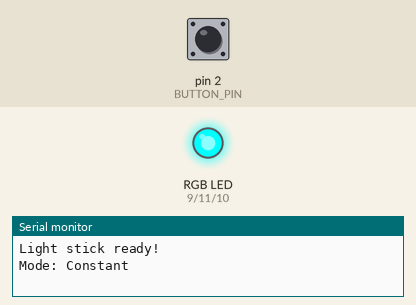
Bench run of a sketch on a simulated Arduino Uno, built with avr-gcc and run on an emulated ATmega328P. On the bench: an RGB LED mixed from three pins (HIGH = lit), the last lines printed to the serial monitor. Dashed ring = blinking. Inputs (shaded band) come from the test bench; at power-on: pin 2 (BUTTON_PIN) HIGH.

Above: at 1.2 s.
1.3 s: pin 2 (BUTTON_PIN) pulled LOW for 1 s
At 2.78 s:
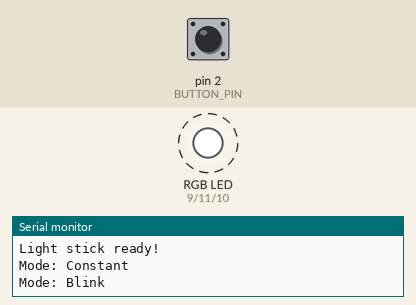
5.3 s: pin 2 (BUTTON_PIN) pulled LOW for 0.15 s
At 6.08 s:
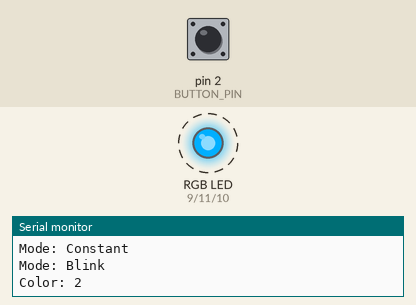
8.3 s: pin 2 (BUTTON_PIN) pulled LOW for 3.2 s
At 9.72 s:
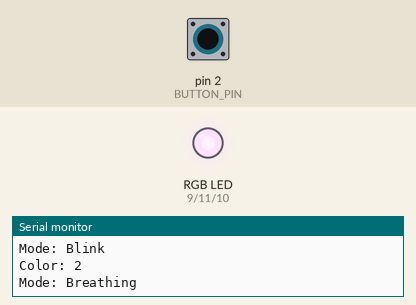
13.0 s: pin 2 (BUTTON_PIN) pulled LOW for 0.15 s
At 13.34 s:
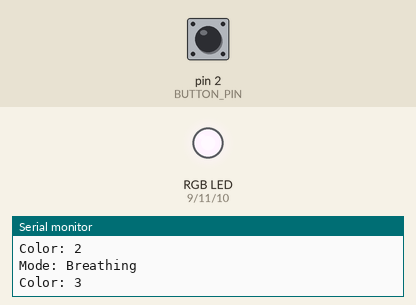
16.1 s: pin 2 (BUTTON_PIN) pulled LOW for 1 s
19.8 s: pin 2 (BUTTON_PIN) pulled LOW for 0.15 s
At 20.41 s:
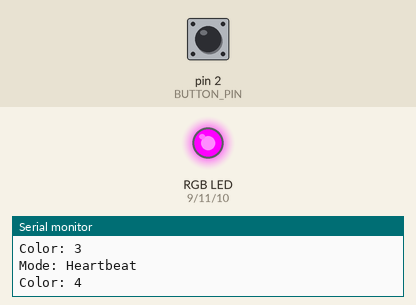
Timing chart, 0 to 23.8 s (numbered marks = the images above; inputs shaded):
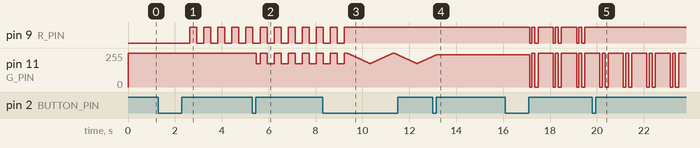

Measured:
- after the input at 1.3 s, pin 9 (R_PIN): alternates HIGH for 0.30 s and LOW for 0.30 s, starting after 1.3 s
- after the input at 5.3 s, pin 11 (G_PIN): 255/255 → 175/255 after 0.18 s, then repeats every 0.60 s: 255/255 0.30 s, 175/255 0.30 s
- after the input at 8.3 s, pin 9 (R_PIN): goes on until 9.2 s, then stays HIGH
- after the input at 13.0 s, pin 9 (R_PIN): stays HIGH (without the input it goes to HIGH after 3.1 s); pin 11 (G_PIN): goes on until 13.2 s, then stays 243/255
- after the input at 19.8 s, pin 9 (R_PIN): stops changing and stays HIGH

The sketch:

hw3_Light_Stick.ino
```cpp
// ===== 接腳設定 =====
const byte R_PIN = 9;
const byte G_PIN = 11;
const byte B_PIN = 10;
const byte BUTTON_PIN = 2;

// 共陽極 RGB 設 true；共陰極設 false
const bool COMMON_ANODE = true;

// 按下按鈕時為 LOW
// 若你的模組按下是 HIGH，改成 HIGH
const byte BUTTON_PRESSED = LOW;

// ===== 按鈕時間設定 =====
const unsigned long DEBOUNCE_MS = 30;
const unsigned long LONG_PRESS_MS = 1000;

// ===== 顏色設定 =====
// 順序：紅、橙、黃、綠、藍、紫、粉
const byte colors[][3] = {
  {255,   0,   0},
  {255,  80,   0},
  {255, 255,   0},
  {  0, 255,   0},
  {  0,   0, 255},
  {150,   0, 255},
  {255,  30, 100}
};

const byte COLOR_COUNT = sizeof(colors) / sizeof(colors[0]);
byte colorIndex = 0;

// ===== 模式設定 =====
enum LightMode {
  CONSTANT_MODE,
  BLINK_MODE,
  BREATH_MODE,
  HEARTBEAT_MODE
};

const byte MODE_COUNT = 4;
byte mode = CONSTANT_MODE;
unsigned long modeStartTime = 0;

// ===== 按鈕狀態 =====
byte lastReading;
byte stableButtonState;

unsigned long lastDebounceTime = 0;
unsigned long pressStartTime = 0;

bool pressActive = false;
bool longPressHandled = false;

void setup() {
  // 先設定關燈電位
  digitalWrite(R_PIN, COMMON_ANODE ? HIGH : LOW);
  digitalWrite(G_PIN, COMMON_ANODE ? HIGH : LOW);
  digitalWrite(B_PIN, COMMON_ANODE ? HIGH : LOW);

  pinMode(R_PIN, OUTPUT);
  pinMode(G_PIN, OUTPUT);
  pinMode(B_PIN, OUTPUT);

  pinMode(BUTTON_PIN, INPUT_PULLUP);

  Serial.begin(9600);

  lastReading = digitalRead(BUTTON_PIN);
  stableButtonState = lastReading;

  modeStartTime = millis();

  Serial.println("Light stick ready!");
  printMode();
}

void loop() {
  unsigned long now = millis();

  checkButton(now);
  updateLight(now);
}

// ===== 偵測按鈕：去彈跳、短按、長按 =====
void checkButton(unsigned long now) {
  byte reading = digitalRead(BUTTON_PIN);

  // 原始訊號變化時，重新計算去彈跳時間
  if (reading != lastReading) {
    lastDebounceTime = now;
    lastReading = reading;
  }

  // 訊號穩定後，才確認按鈕狀態
  if (now - lastDebounceTime >= DEBOUNCE_MS) {
    if (reading != stableButtonState) {
      stableButtonState = reading;

      if (stableButtonState == BUTTON_PRESSED) {
        // 剛按下
        pressStartTime = now;
        pressActive = true;
        longPressHandled = false;
      } else {
        // 剛放開
        if (pressActive && !longPressHandled) {
          if (now - pressStartTime >= LONG_PRESS_MS) {
            nextMode(now);
          } else {
            nextColor();
          }
        }

        pressActive = false;
      }
    }
  }

  // 持續按住達 1 秒：只切換一次模式
  if (pressActive &&
      stableButtonState == BUTTON_PRESSED &&
      reading == BUTTON_PRESSED &&
      !longPressHandled &&
      now - pressStartTime >= LONG_PRESS_MS) {

    nextMode(now);
    longPressHandled = true;
  }
}

// ===== 短按：切換顏色 =====
void nextColor() {
  colorIndex = (colorIndex + 1) % COLOR_COUNT;

  Serial.print("Color: ");
  Serial.println(colorIndex + 1);
}

// ===== 長按：切換模式 =====
void nextMode(unsigned long now) {
  mode = (mode + 1) % MODE_COUNT;
  modeStartTime = now;

  printMode();
}

void printMode() {
  Serial.print("Mode: ");

  switch (mode) {
    case CONSTANT_MODE:
      Serial.println("Constant");
      break;

    case BLINK_MODE:
      Serial.println("Blink");
      break;

    case BREATH_MODE:
      Serial.println("Breathing");
      break;

    case HEARTBEAT_MODE:
      Serial.println("Heartbeat");
      break;
  }
}

// ===== 根據模式更新燈光 =====
void updateLight(unsigned long now) {
  unsigned long elapsed = now - modeStartTime;
  byte brightness = 255;

  switch (mode) {
    case CONSTANT_MODE:
      // 恆亮
      brightness = 255;
      break;

    case BLINK_MODE:
      // 亮 300 毫秒、暗 300 毫秒
      brightness = (elapsed % 600 < 300) ? 255 : 0;
      break;

    case BREATH_MODE: {
      // 一次呼吸共 2 秒：
      // 前 1 秒漸亮，後 1 秒漸暗
      unsigned long phase = elapsed % 2000;

      if (phase < 1000) {
        brightness = phase * 255UL / 1000;
      } else {
        brightness = (2000 - phase) * 255UL / 1000;
      }
      break;
    }

    case HEARTBEAT_MODE: {
      // 每 1 秒出現兩次閃光：
      // 怦怦……怦怦……
      unsigned long phase = elapsed % 1000;

      if (phase < 100) {
        brightness = 255;
      } else if (phase >= 220 && phase < 360) {
        brightness = 255;
      } else {
        brightness = 0;
      }
      break;
    }
  }

  showColor(brightness);
}

// ===== 將目前顏色乘上亮度 =====
void showColor(byte brightness) {
  byte red =
    (unsigned long)colors[colorIndex][0] * brightness / 255;

  byte green =
    (unsigned long)colors[colorIndex][1] * brightness / 255;

  byte blue =
    (unsigned long)colors[colorIndex][2] * brightness / 255;

  writeRGB(red, green, blue);
}

// ===== 輸出 RGB，處理共陽極反相 =====
void writeRGB(byte red, byte green, byte blue) {
  if (COMMON_ANODE) {
    analogWrite(R_PIN, 255 - red);
    analogWrite(G_PIN, 255 - green);
    analogWrite(B_PIN, 255 - blue);
  } else {
    analogWrite(R_PIN, red);
    analogWrite(G_PIN, green);
    analogWrite(B_PIN, blue);
  }
}
```
